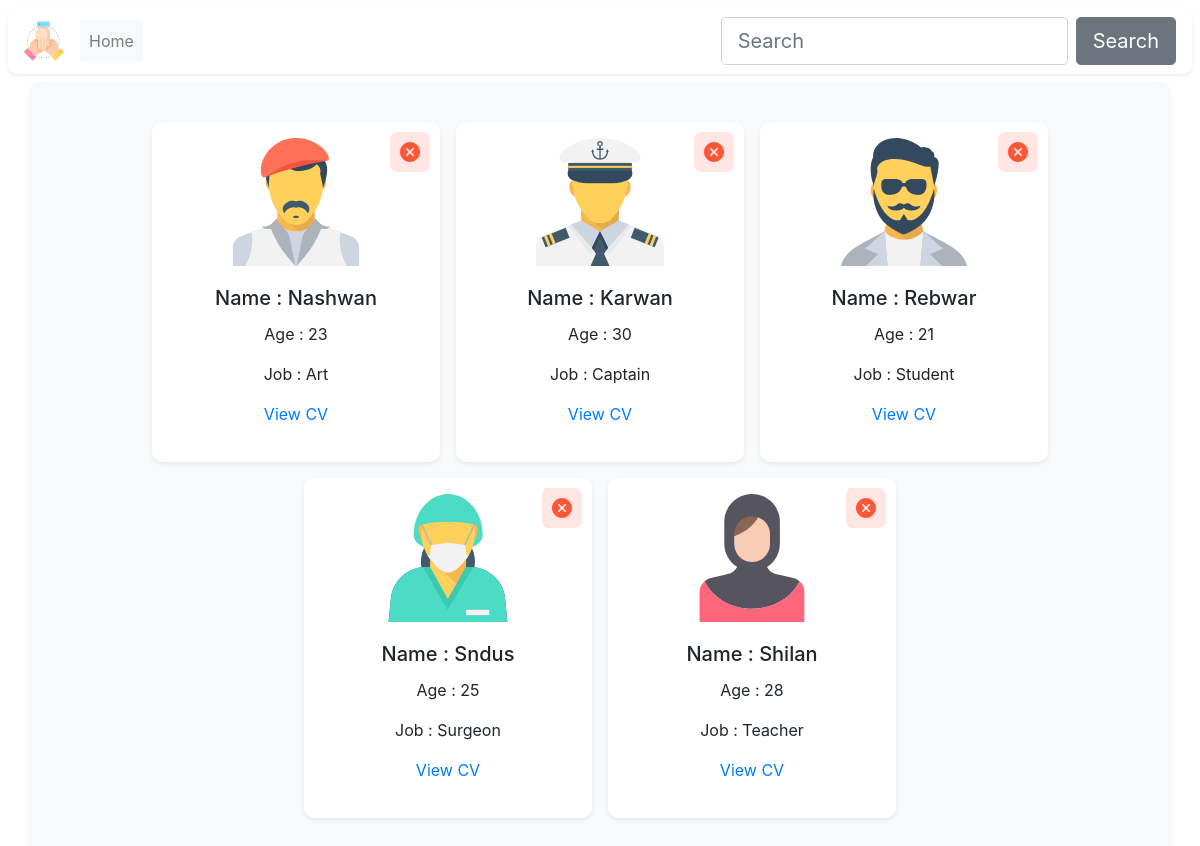
The page / on the database its author committed.
### tables this page shows
CREATE TABLE `person` (
  `id` int(11) NOT NULL,
  `name` varchar(255) NOT NULL,
  `age` int(11) NOT NULL,
  `job` varchar(255) NOT NULL,
  `photo` varchar(255) NOT NULL
);

### includes/config.php (called while the page is built, shortened)
<?php
$db = mysqli_connect('localhost' , 'root' , '' , 'cv');
function x($data){
    global $db;
    $data = mysqli_real_escape_string($db , htmlspecialchars($data));
    return $data;
}
?>

### index.php (the view)
<?php include 'includes/nav.php';
?>
<div class="container bg-light radius-10 shadow-sm p-3">
<div class="row m-3 justify-content-center">
<?php
$query = mysqli_query($db, "SELECT * FROM `person`");
while($row = mysqli_fetch_assoc($query)){?>
<div class="card m-2 border-0 p-3 radius-10 shadow-sm" style="width: 18rem;">
  <img src="assets/img/<?php echo x($row['photo']);?>" class="w-50 m-auto">
  <div class="card-body text-center">
    <h5 class="card-title">Name : <?php echo x($row['name']);?></h5>
    <p class="card-text">Age : <?php echo x($row['age']);?></p>
    <p class="card-text">Job : <?php echo x($row['job']);?></p>
    <a href="#">View CV</a>
  </div>
  <a href="?d=<?php echo x($row['id']);?>"><img src="assets/img/remove.svg" width="40" style="position:absolute;top:0;right:0;margin:10px" alt=""></a>
</div>
<?php } ?>
</div>
</div>

### includes/nav.php (shortened to what this page needs)
<?php include 'config.php';?>
<!DOCTYPE html>
<html lang="en">
<head>
    <link rel="stylesheet" href="https://stackpath.bootstrapcdn.com/bootstrap/4.3.1/css/bootstrap.min.css">
    <link rel="stylesheet" href="assets/css/style.css">
</head>
<body>
<nav class="navbar navbar-expand-lg navbar-light bg-white m-2 radius-10 shadow-sm">
  <a class="navbar-brand" href="#"><img src="assets/img/logo.svg" width="40"></a>
  <div class="collapse navbar-collapse" id="navbarSupportedContent">
    <ul class="navbar-nav mr-auto">
      <li class="nav-item">
        <a class="nav-link btn btn-light" href="index.php">Home</a>
      </li>
    </ul>
    <form class="form-inline my-2 my-lg-0 justify-content-center">
      <input class="form-control form-control-lg mr-sm-2" type="search" placeholder="Search" aria-label="Search">
      <button class="btn btn-secondary btn-lg my-2 my-sm-0" type="submit">Search</button>
    </form>
  </div>
</nav>

### assets/css/style.css (style rules this page uses)
.radius-10 { border-radius: 10px !important; }

### rows shown on the page
person: photo (picture), name "Nashwan", age "23", job "Art"
person: photo (picture), name "Karwan", age "30", job "Captain"
person: photo (picture), name "Rebwar", age "21", job "Student"
person: photo (picture), name "Sndus", age "25", job "Surgeon"
person: photo (picture), name "Shilan", age "28", job "Teacher"
